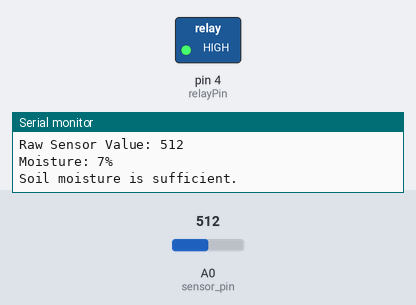
The sketch below on a simulated Arduino Uno, built with avr-gcc and run on an emulated ATmega328P. Parts: switched loads named in the sketch (green lamp = pin HIGH), the last lines printed to the serial monitor. The test bench sets the inputs (shaded band); at power-on: A0 (sensor_pin) = 512.

Above: at 3.2 s.
3.3 s: A0 (sensor_pin) set to 394
5.2 s: A0 (sensor_pin) set to 371
At 7.3 s:
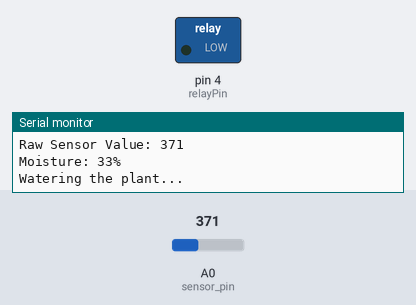
8.5 s: A0 (sensor_pin) set to 511
At 9.8 s:
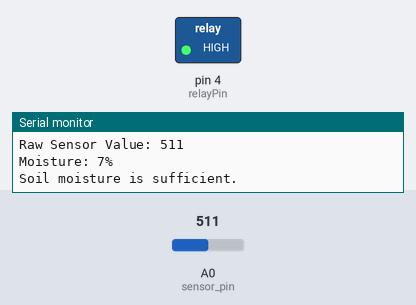
10.5 s: A0 (sensor_pin) set to 306
At 11.4 s:
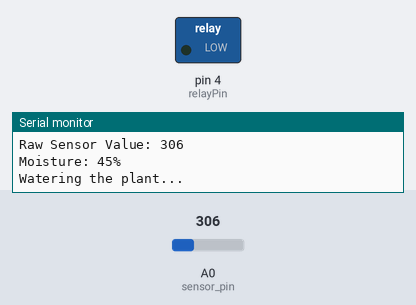
Timing chart, 0 to 13.5 s (numbered marks = the images above; inputs shaded):
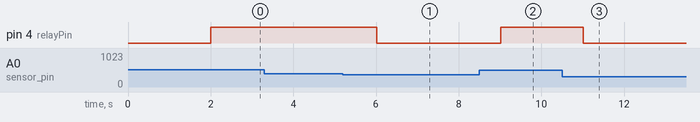

The sketch:

soilMoistureAlgo.ino
```cpp
int relayPin = 4;
int sensor_pin = A0;
int output_value;

void setup() {
  Serial.begin(9600);
  pinMode(relayPin, OUTPUT);
  pinMode(sensor_pin, INPUT);
  Serial.println("Reading From the Sensor ...");
  delay(2000);
}

void loop() {
  output_value = analogRead(sensor_pin);

  // Print raw sensor value for debugging
  Serial.print("Raw Sensor Value: ");
  Serial.println(output_value);

  // Adjust the mapping range based on your sensor's calibration
  output_value = map(output_value, 550, 10, 0, 100);

  // Print mapped moisture percentage
  Serial.print("Moisture: ");
  Serial.print(output_value);
  Serial.println("%");

  // Adjust the threshold as needed
  if (output_value > 30) { // Example threshold, adjust as needed
    digitalWrite(relayPin, LOW); // Turn on the pump (assuming LOW activates the relay)
    Serial.println("Watering the plant...");
  } else {
    digitalWrite(relayPin, HIGH); // Turn off the pump
    Serial.println("Soil moisture is sufficient.");
  }

  delay(1000); // Wait for a moment before taking the next reading
}
```

Measured:
- the behaviour switches between 383 and 382 on A0 (sensor_pin) (found by bisection; images 0 and 1)
- after the input at 5.2 s, pin 4 (relayPin): HIGH → LOW after 0.81 s
- after the input at 8.5 s, pin 4 (relayPin): LOW → HIGH after 0.51 s
- after the input at 10.5 s, pin 4 (relayPin): HIGH → LOW after 0.52 s
